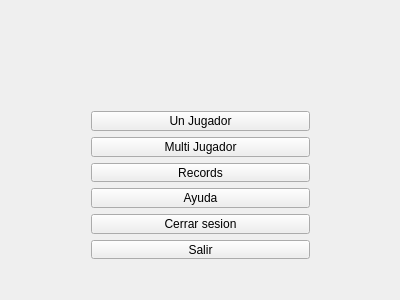
<?xml version="1.0" encoding="UTF-8"?>
<ui version="4.0">
 <class>Menu</class>
 <widget class="QMainWindow" name="Menu">
  <property name="geometry">
   <rect>
    <x>0</x>
    <y>0</y>
    <width>400</width>
    <height>300</height>
   </rect>
  </property>
  <property name="windowTitle">
   <string>Menu</string>
  </property>
  <widget class="QWidget" name="centralWidget">
   <widget class="QWidget" name="layoutWidget">
    <property name="geometry">
     <rect>
      <x>80</x>
      <y>100</y>
      <width>241</width>
      <height>170</height>
     </rect>
    </property>
    <layout class="QVBoxLayout" name="verticalLayout">
     <item>
      <widget class="QPushButton" name="one">
       <property name="text">
        <string>Un Jugador</string>
       </property>
      </widget>
     </item>
     <item>
      <widget class="QPushButton" name="multi">
       <property name="text">
        <string>Multi Jugador</string>
       </property>
      </widget>
     </item>
     <item>
      <widget class="QPushButton" name="pushButton">
       <property name="text">
        <string>Records</string>
       </property>
      </widget>
     </item>
     <item>
      <widget class="QPushButton" name="help">
       <property name="text">
        <string>Ayuda</string>
       </property>
      </widget>
     </item>
     <item>
      <widget class="QPushButton" name="logout">
       <property name="text">
        <string>Cerrar sesion</string>
       </property>
      </widget>
     </item>
     <item>
      <widget class="QPushButton" name="exit">
       <property name="text">
        <string>Salir</string>
       </property>
      </widget>
     </item>
    </layout>
   </widget>
  </widget>
 </widget>
 <layoutdefault spacing="6" margin="11"/>
 <resources/>
 <connections/>
</ui>
